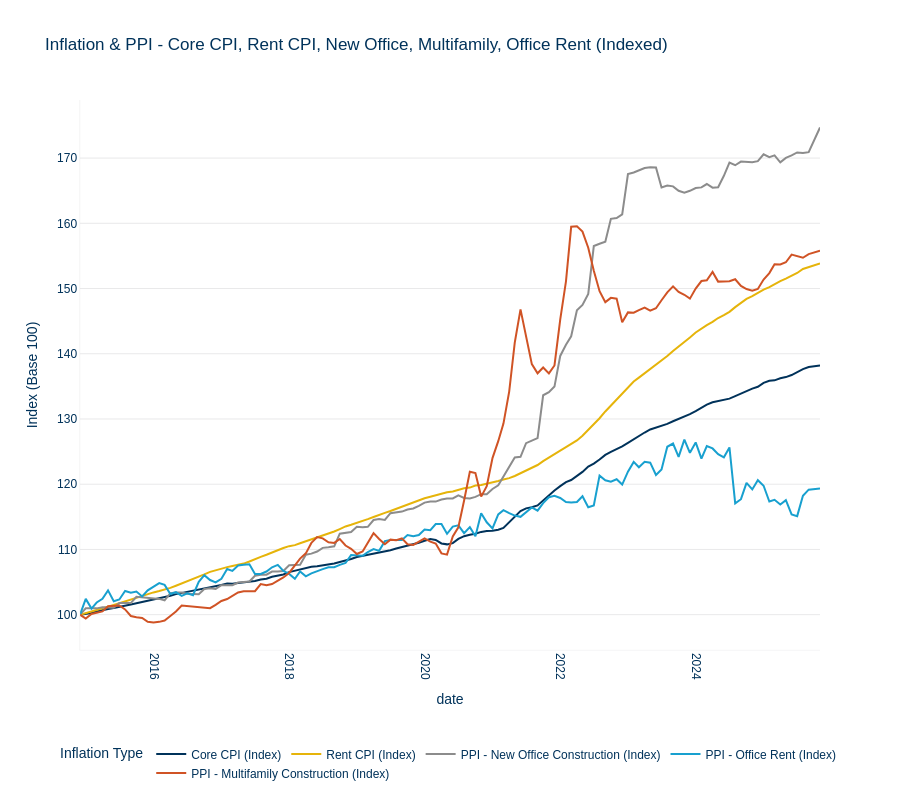

The code cell stored with this chart in its notebook:
### Markdown cell above
## Chart 7: Inflation & PPI - CPI and Office Construction Costs

Compares general inflation (Core CPI), rent inflation (Rent CPI), and construction/office cost indices (PPIs), all indexed to 100 at earliest common date

### Code cell
# Fetch inflation and price index data
df_core_cpi = fetch_fred_series('CPILFESL', 'Core CPI')
df_rent_cpi = fetch_fred_series('CUUR0000SEHC', 'Rent CPI')
df_ppi_new_office = fetch_fred_series('PCU236223236223', 'PPI - New Office Construction')
df_ppi_office_rent = fetch_fred_series('WPU43110101', 'PPI - Office Rent')
df_ppi_multi_construction = fetch_fred_series('WPUIP231120', 'PPI - Multifamily Construction (ex cap/labor/imports)')

# Merge all on date (inner join keeps only overlapping dates)
df_inflation = df_core_cpi.merge(df_rent_cpi, on='date', how='inner') \
    .merge(df_ppi_new_office, on='date', how='inner') \
    .merge(df_ppi_office_rent, on='date', how='inner') \
    .merge(df_ppi_multi_construction, on='date', how='inner')

# Index all series to 100 at earliest common date
if len(df_inflation) > 0:
    base_core = df_inflation['Core CPI'].iloc[0]
    base_rent = df_inflation['Rent CPI'].iloc[0]
    base_ppi_new_office = df_inflation['PPI - New Office Construction'].iloc[0]
    base_ppi_office_rent = df_inflation['PPI - Office Rent'].iloc[0]
    base_ppi_multi_construction = df_inflation['PPI - Multifamily Construction (ex cap/labor/imports)'].iloc[0]
    
    df_inflation['Core CPI (Index)'] = (df_inflation['Core CPI'] / base_core) * 100
    df_inflation['Rent CPI (Index)'] = (df_inflation['Rent CPI'] / base_rent) * 100
    df_inflation['PPI - New Office Construction (Index)'] = (df_inflation['PPI - New Office Construction'] / base_ppi_new_office) * 100
    df_inflation['PPI - Office Rent (Index)'] = (df_inflation['PPI - Office Rent'] / base_ppi_office_rent) * 100
    df_inflation['PPI - Multifamily Construction (Index)'] = (df_inflation['PPI - Multifamily Construction (ex cap/labor/imports)'] / base_ppi_multi_construction) * 100
    
    # Convert to long format
    df_inflation_long = df_inflation[
        ['date', 
         'Core CPI (Index)', 
         'Rent CPI (Index)', 
         'PPI - New Office Construction (Index)', 
         'PPI - Office Rent (Index)',
         'PPI - Multifamily Construction (Index)']
    ].melt(
        id_vars=['date'],
        var_name='Inflation Type',
        value_name='Index (Base 100)'
    )
    
    # Create chart
    fig = aquila_styled_line_chart(
        df_inflation_long,
        x='date',
        y='Index (Base 100)',
        color='Inflation Type',
        title='Inflation & PPI - Core CPI, Rent CPI, New Office, Multifamily, Office Rent (Indexed)',
        height=800
    )
    
    
    # Save chart
    fig.write_html('charts/economic-indicators/inflation_cpi_ppi_office.html')
    print("✓ Chart saved: inflation_cpi_ppi_office.html")
    
    fig.show()
else:
    print("Warning: No overlapping data for inflation/ppi comparison")

### Figure 1 — Plotly figure (JSON) as saved in the notebook; plotly's stock layout.template omitted (floating-point values rounded to 4 significant figures; data arrays with more than 128 entries replaced by an {"elided": "..."} marker saying what was removed)
{"data": [{"hovertemplate": "Inflation Type=Core CPI (Index)<br>date=%{x}<br>Index (Base 100)=%{y}<extra></extra>", "legendgroup": "Core CPI (Index)", "line": {"color": "#00325a", "dash": "solid"}, "marker": {"symbol": "circle"}, "mode": "lines", "name": "Core CPI (Index)", "orientation": "v", "showlegend": true, "type": "scatter", "x": {"elided": "131 str values"}, "xaxis": "x", "y": {"elided": "131 float values"}, "yaxis": "y"}, {"hovertemplate": "Inflation Type=Rent CPI (Index)<br>date=%{x}<br>Index (Base 100)=%{y}<extra></extra>", "legendgroup": "Rent CPI (Index)", "line": {"color": "#e6b40a", "dash": "solid"}, "marker": {"symbol": "circle"}, "mode": "lines", "name": "Rent CPI (Index)", "orientation": "v", "showlegend": true, "type": "scatter", "x": {"elided": "131 str values"}, "xaxis": "x", "y": {"elided": "131 float values"}, "yaxis": "y"}, {"hovertemplate": "Inflation Type=PPI - New Office Construction (Index)<br>date=%{x}<br>Index (Base 100)=%{y}<extra></extra>", "legendgroup": "PPI - New Office Construction (Index)", "line": {"color": "#8c8c8c", "dash": "solid"}, "marker": {"symbol": "circle"}, "mode": "lines", "name": "PPI - New Office Construction (Index)", "orientation": "v", "showlegend": true, "type": "scatter", "x": {"elided": "131 str values"}, "xaxis": "x", "y": {"elided": "131 float values"}, "yaxis": "y"}, {"hovertemplate": "Inflation Type=PPI - Office Rent (Index)<br>date=%{x}<br>Index (Base 100)=%{y}<extra></extra>", "legendgroup": "PPI - Office Rent (Index)", "line": {"color": "#18a0CF", "dash": "solid"}, "marker": {"symbol": "circle"}, "mode": "lines", "name": "PPI - Office Rent (Index)", "orientation": "v", "showlegend": true, "type": "scatter", "x": {"elided": "131 str values"}, "xaxis": "x", "y": {"elided": "131 float values"}, "yaxis": "y"}, {"hovertemplate": "Inflation Type=PPI - Multifamily Construction (Index)<br>date=%{x}<br>Index (Base 100)=%{y}<extra></extra>", "legendgroup": "PPI - Multifamily Construction (Index)", "line": {"color": "#D05325", "dash": "solid"}, "marker": {"symbol": "circle"}, "mode": "lines", "name": "PPI - Multifamily Construction (Index)", "orientation": "v", "showlegend": true, "type": "scatter", "x": {"elided": "131 str values"}, "xaxis": "x", "y": {"elided": "131 float values"}, "yaxis": "y"}], "layout": {"font": {"color": "#00325a", "family": "Futura LT Pro, Futura, Arial, sans-serif"}, "height": 800, "legend": {"orientation": "h", "title": {"font": {"family": "Futura LT Pro, Futura, Arial, sans-serif"}, "text": "Inflation Type"}, "tracegroupgap": 0, "x": 0.5, "xanchor": "center", "y": -0.25, "yanchor": "bottom"}, "margin": {"b": 100}, "paper_bgcolor": "white", "plot_bgcolor": "white", "title": {"font": {"family": "Futura LT Pro, Futura, Arial, sans-serif"}, "text": "Inflation & PPI - Core CPI, Rent CPI, New Office, Multifamily, Office Rent (Indexed)"}, "xaxis": {"anchor": "y", "domain": [0, 1], "linecolor": "#e9e9ea", "linewidth": 0.5, "mirror": false, "showgrid": false, "showline": true, "tickangle": 90, "title": {"text": "date"}, "zeroline": false}, "yaxis": {"anchor": "x", "domain": [0, 1], "gridcolor": "#e9e9ea", "linecolor": "#e9e9ea", "linewidth": 0.5, "mirror": false, "showgrid": true, "showline": true, "title": {"text": "Index (Base 100)"}, "zeroline": true}}}
